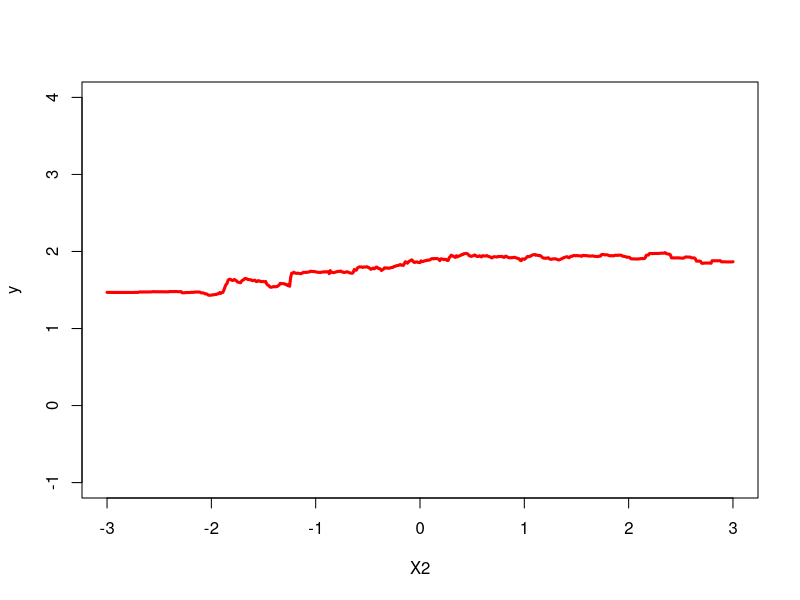
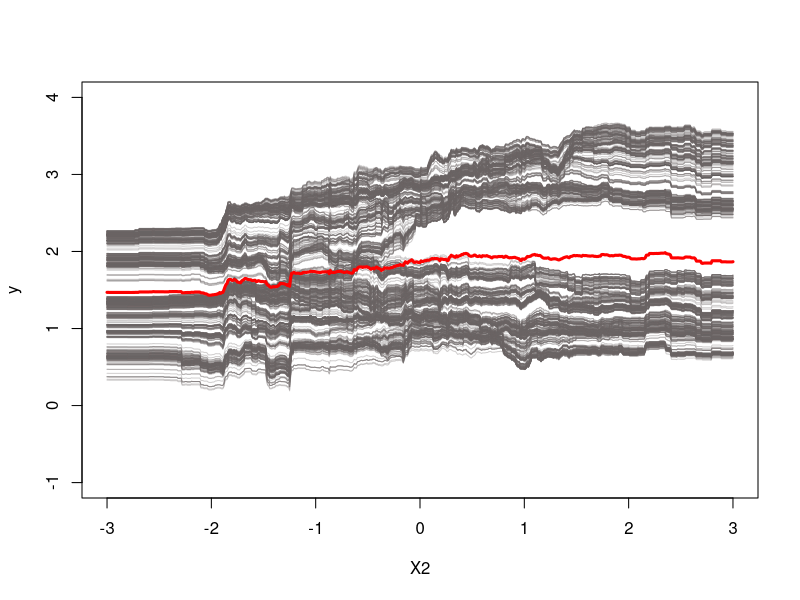
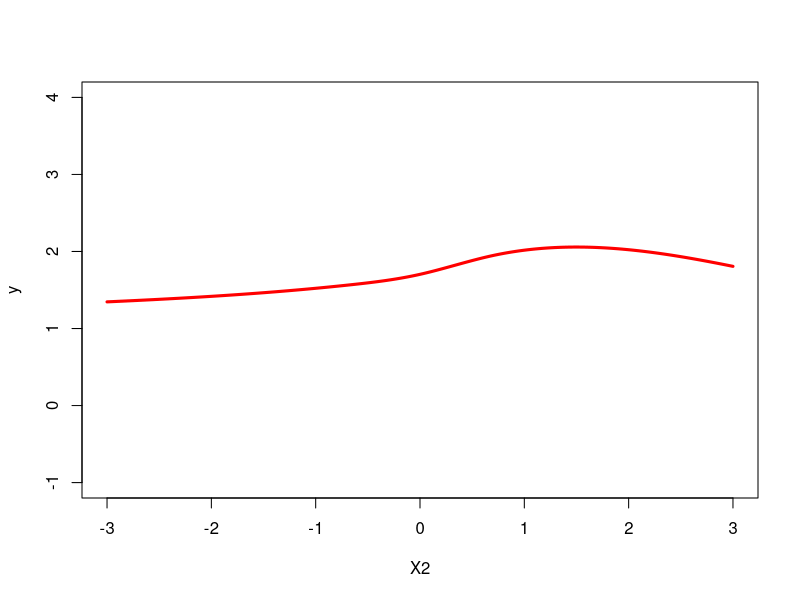
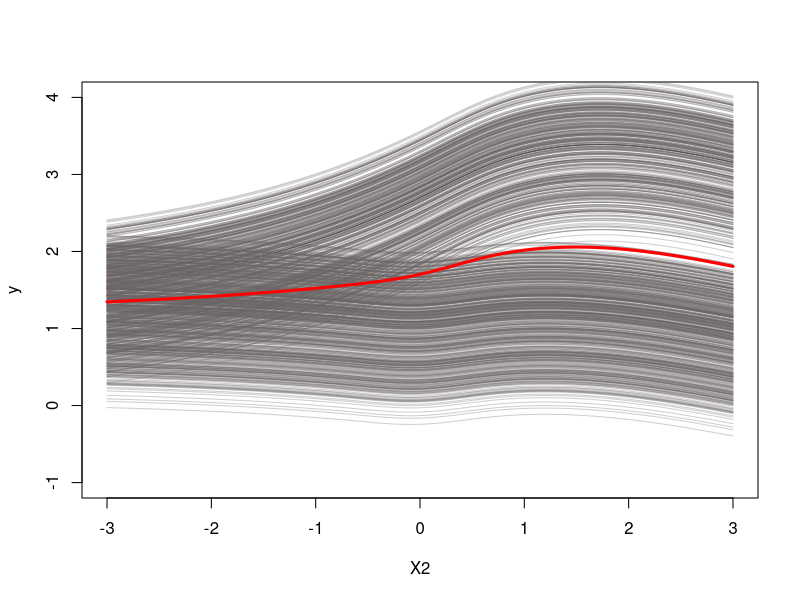
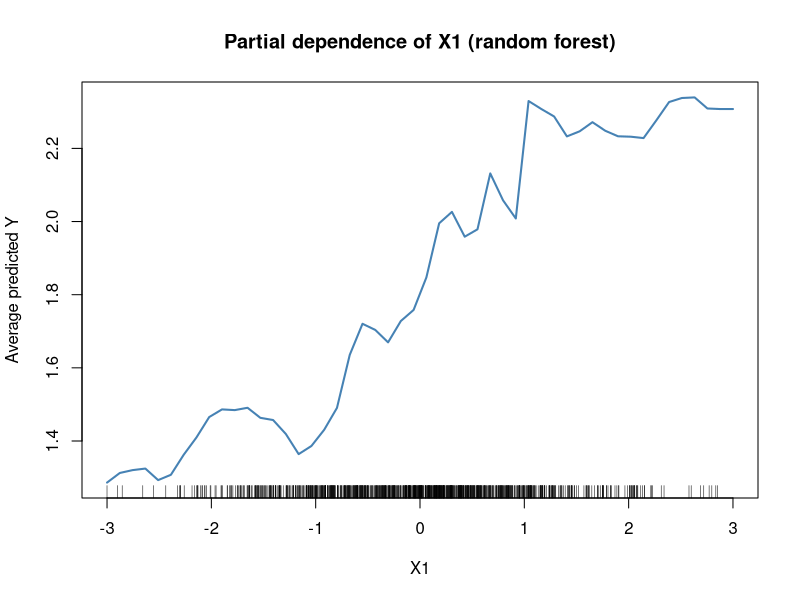

Write the R code that produced these figures, in order.
## ---- chunk 1
#| code-fold: true
#| code-summary: "Show data generation function"

sigmoid <- function(x) 1 / (1 + exp(-x))

generate_data <- function(n) {
  X1 <- rnorm(n, mean = 0, sd = 1)
  X2 <- rnorm(n, mean = 0, sd = 1)
  X3 <- rbinom(n, size = 1, prob = 0.4)
  mu <- sqrt(5) * sigmoid(X1 + X3) + sqrt(5) * sigmoid(X2) * X3
  Y  <- mu + rnorm(n, mean = 0, sd = 1)
  data.frame(Y, X1, X2, X3)
}

set.seed(17)
df <- generate_data(1000)
#head(df)
## ---- chunk 2
#| code-fold: true
#| code-summary: "Show random forest code"
#| message: false
library(randomForest)

train_data <- generate_data(1000)
test_data <- generate_data(1000)

model_formula <- Y ~ X1 + X2 + X3
rf <- randomForest(model_formula, data = train_data, ntree = 500)

preds <- predict(rf, newdata = test_data)

## ---- chunk 3

df <- generate_data(1000) # generate some data
preds <- predict(rf, newdata = df) # use the RF model to create predicted outcomes
df$preds <- preds # save predicted values to df
head(df)

## ---- chunk 4

# Create a partial effect plot for each draw, store it in O
O <- list()
for(i in 1:nrow(df)){
    R <- expand.grid(X1 = df[i,"X1"], X2 = seq(-3,3,by=0.01), X3 = df[i,"X3"])
    O[[i]] <- predict(rf, newdata = R)
}

P <- do.call("cbind", O) |> rowMeans() 
plot(R[,2], P, xlab = "X2", ylab = "y", type = "l", ylim = c(-1,4), lwd = 3, col = "red")

## ---- chunk 5

# Partial effect plot for the first random x
R <- expand.grid(X1 = df[1,"X1"], X2 = seq(-3,3,by=0.01), X3 = df[1,"X3"])
plot(R[,2], predict(rf, newdata = R), xlab = "X2", ylab = "y", type = "l", ylim = c(-1,4))

# Overlay the plot for all the xs
for(i in 2:nrow(df)){
    R <- expand.grid(X1 = df[i,"X1"], X2 = seq(-3,3,by=0.01), X3 = df[i,"X3"])
    lines(R[,2], predict(rf, newdata = R), xlab = "X2", ylab = "y", type = "l", col = "#6b656550")
}
lines(R[,2], P, xlab = "X2", ylab = "y", type = "l", ylim = c(-1,4), lwd = 3, col = "red")

## ---- chunk 6

library(splines)

lm_spline <- lm(Y ~ ns(X1, df = 4) + ns(X2, df = 4) * X3, data = df)

O <- list()
for(i in 1:nrow(df)){
    R <- expand.grid(X1 = df[i,"X1"], X2 = seq(-3,3,by=0.01), X3 = df[i,"X3"])
    O[[i]] <- predict(lm_spline, newdata = R)
}

P <- do.call("cbind", O) |> rowMeans() 
plot(R[,2], P, xlab = "X2", ylab = "y", type = "l", ylim = c(-1,4), lwd = 3, col = "red")

## ---- chunk 7

# Partial effect plot for the first random x
R <- expand.grid(X1 = df[1,"X1"], X2 = seq(-3,3,by=0.01), X3 = df[1,"X3"])
plot(R[,2], predict(lm_spline, newdata = R), xlab = "X2", ylab = "y", type = "l", ylim = c(-1,4))

# Overlay the plot for all the xs
for(i in 2:nrow(df)){
    R <- expand.grid(X1 = df[i,"X1"], X2 = seq(-3,3,by=0.01), X3 = df[i,"X3"])
    lines(R[,2], predict(lm_spline, newdata = R), xlab = "X2", ylab = "y", type = "l", col = "#6b656550")
}
lines(R[,2], P, xlab = "X2", ylab = "y", type = "l", ylim = c(-1,4), lwd = 3, col = "red")

## ---- chunk 8

# ---- Step 0: the ingredients --------------------------------------------
# dat : the simulated data frame (only its X1, X2, X3 columns are used here)
# rf  : the random forest already fit on dat

# ---- Step 1: one PDP point by hand (X1 = 0.5) ----------------------------
x_value <- 0.5

dat_modified <- df                 # copy the original data frame
dat_modified$X1 <- x_value          # set X1 = 0.5 for EVERY row; X2 and X3 stay as observed
head(dat_modified)                  # check: X1 column is all 0.5, X2 and X3 unchanged

preds <- predict(rf, newdata = dat_modified)   # one RF prediction per row (1000 values)
head(preds)                                    # predictions differ because X2, X3 differ

pd_point <- mean(preds)             # average the predictions -> one point on the PDP
pd_point

# ---- Step 2: choose the grid of X1 values to evaluate --------------------
grid <- seq(-3, 3, length.out = 50) # 50 evenly spaced X1 values
pd_rf <- numeric(length(grid))      # empty vector to store the 50 PDP values

# ---- Step 3: repeat Step 1 for every grid value --------------------------
for (k in seq_along(grid)) {
  dat_modified <- df               # fresh copy of the data each time
  dat_modified$X1 <- grid[k]        # set X1 to the k-th grid value for all rows
  preds <- predict(rf, newdata = dat_modified)   # predict for all rows
  pd_rf[k] <- mean(preds)           # store the average prediction
}

pdp_table <- data.frame(X1 = grid, partial_dependence = pd_rf)
head(pdp_table)                     # each row is one point on the PDP curve

# ---- Step 4: plot the PDP ------------------------------------------------
plot(pdp_table$X1, pdp_table$partial_dependence,
     type = "l", lwd = 2, col = "steelblue",
     xlab = "X1", ylab = "Average predicted Y",
     main = "Partial dependence of X1 (random forest)")
rug(df$X1)                         # tick marks show where the observed X1 data lie
